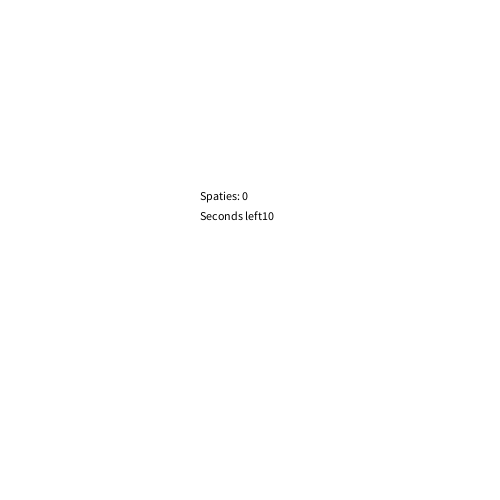
Frame 1 (no input)
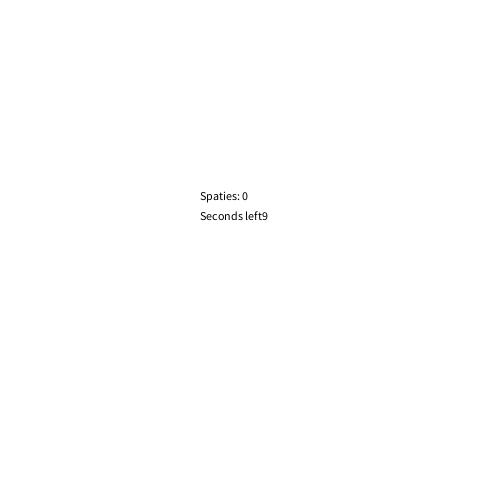
Frame 60 (the mouse pressed at the canvas centre just before this capture)
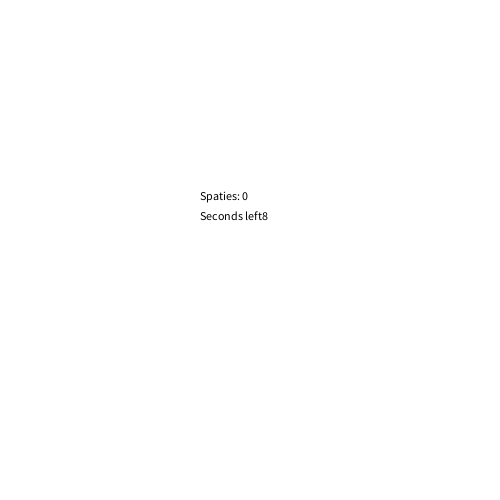
Frame 120 (the mouse held since frame 60 and released just before this capture)

The Processing sketch that drew these frames (run headless with seeded random() and noise(); from frame 60 on, the mouse is pressed at the canvas centre):

// Processing sketch: OPD12_2
// ── OPD12_2.pde
int seconden;
int leftAmount;
int aantalSpaties = 0;
Boolean racing = true;

void setup(){
  size(500,500);
}

void draw(){
  background(255,255,255);
  
  seconden = millis()/1000;
  leftAmount = 10 - seconden;
  if(seconden >= 10){
    racing = false;
  }
  fill(0,0,0);
  text("Spaties: " + aantalSpaties, 200,200);
  text("Seconds left" + leftAmount, 200,220);
}

void keyReleased(){
  if(keyCode == 32 && racing){
    aantalSpaties++;
  }
}
